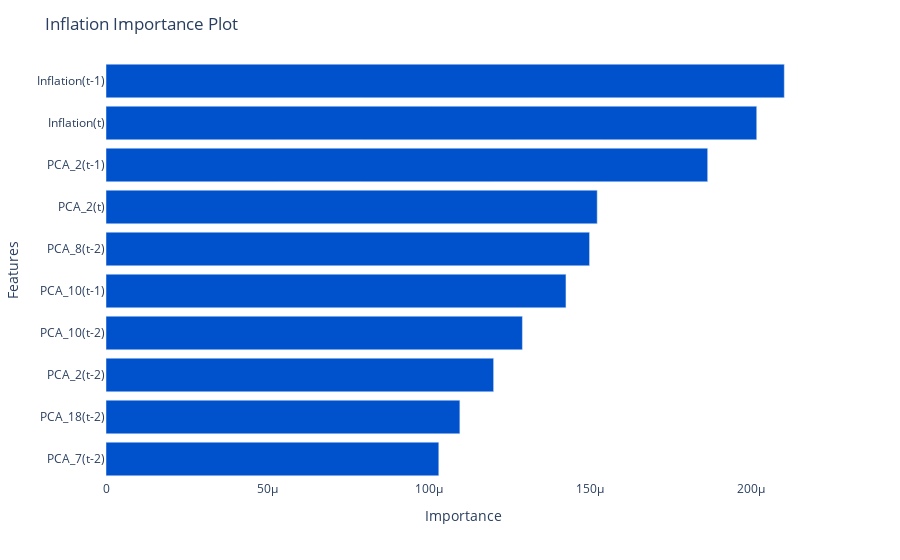

This figure's notebook cell:
### Code cell
fig = shap_object.plot_importance()
display_save_fig(fig, f"shap_importance_{VARIABLE}.png")

### Figure 1 — Plotly figure (JSON) as saved in the notebook; plotly's stock layout.template omitted (floating-point values rounded to 4 significant figures)
{"data": [{"alignmentgroup": "True", "hovertemplate": "x=%{x}<br>y=%{y}<extra></extra>", "legendgroup": "", "marker": {"color": "#0052CC", "pattern": {"shape": ""}}, "name": "", "offsetgroup": "", "orientation": "h", "showlegend": false, "textposition": "auto", "type": "bar", "x": [0.0001031, 0.0001097, 0.0001201, 0.000129, 0.0001425, 0.0001499, 0.0001522, 0.0001865, 0.0002017, 0.0002102], "xaxis": "x", "y": ["PCA_7(t-2)", "PCA_18(t-2)", "PCA_2(t-2)", "PCA_10(t-2)", "PCA_10(t-1)", "PCA_8(t-2)", "PCA_2(t)", "PCA_2(t-1)", "Inflation(t)", "Inflation(t-1)"], "yaxis": "y"}], "layout": {"barmode": "relative", "legend": {"tracegroupgap": 0}, "margin": {"t": 60}, "plot_bgcolor": "white", "title": {"text": "Inflation Importance Plot"}, "xaxis": {"anchor": "y", "domain": [0, 1], "title": {"text": "Importance"}}, "yaxis": {"anchor": "x", "domain": [0, 1], "title": {"text": "Features"}}}}
